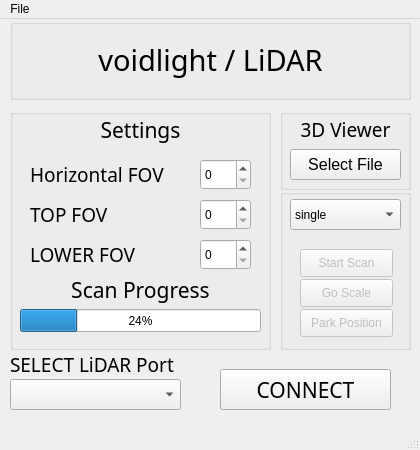
<?xml version="1.0" encoding="UTF-8"?>
<ui version="4.0">
 <class>MainWindow</class>
 <widget class="QMainWindow" name="MainWindow">
  <property name="enabled">
   <bool>true</bool>
  </property>
  <property name="geometry">
   <rect>
    <x>0</x>
    <y>0</y>
    <width>420</width>
    <height>450</height>
   </rect>
  </property>
  <property name="minimumSize">
   <size>
    <width>420</width>
    <height>450</height>
   </size>
  </property>
  <property name="maximumSize">
   <size>
    <width>420</width>
    <height>450</height>
   </size>
  </property>
  <property name="windowTitle">
   <string>LiDAR SCAN</string>
  </property>
  <property name="tabShape">
   <enum>QTabWidget::Rounded</enum>
  </property>
  <widget class="QWidget" name="centralwidget">
   <widget class="QGroupBox" name="groupBox">
    <property name="geometry">
     <rect>
      <x>10</x>
      <y>0</y>
      <width>401</width>
      <height>81</height>
     </rect>
    </property>
    <property name="title">
     <string/>
    </property>
    <widget class="QLabel" name="title">
     <property name="geometry">
      <rect>
       <x>10</x>
       <y>10</y>
       <width>381</width>
       <height>61</height>
      </rect>
     </property>
     <property name="font">
      <font>
       <family>Underwood Champion</family>
       <pointsize>22</pointsize>
      </font>
     </property>
     <property name="text">
      <string>voidlight / LiDAR</string>
     </property>
     <property name="alignment">
      <set>Qt::AlignCenter</set>
     </property>
    </widget>
   </widget>
   <widget class="QGroupBox" name="groupBox_2">
    <property name="geometry">
     <rect>
      <x>10</x>
      <y>90</y>
      <width>261</width>
      <height>241</height>
     </rect>
    </property>
    <property name="title">
     <string/>
    </property>
    <widget class="QProgressBar" name="scan_progress">
     <property name="enabled">
      <bool>true</bool>
     </property>
     <property name="geometry">
      <rect>
       <x>10</x>
       <y>200</y>
       <width>241</width>
       <height>23</height>
      </rect>
     </property>
     <property name="value">
      <number>24</number>
     </property>
    </widget>
    <widget class="QLabel" name="label_2">
     <property name="geometry">
      <rect>
       <x>10</x>
       <y>160</y>
       <width>241</width>
       <height>41</height>
      </rect>
     </property>
     <property name="font">
      <font>
       <family>Calibri Light</family>
       <pointsize>16</pointsize>
      </font>
     </property>
     <property name="text">
      <string>Scan Progress</string>
     </property>
     <property name="alignment">
      <set>Qt::AlignCenter</set>
     </property>
    </widget>
    <widget class="QLabel" name="label_3">
     <property name="geometry">
      <rect>
       <x>10</x>
       <y>0</y>
       <width>241</width>
       <height>41</height>
      </rect>
     </property>
     <property name="font">
      <font>
       <family>Calibri Light</family>
       <pointsize>16</pointsize>
      </font>
     </property>
     <property name="text">
      <string>Settings</string>
     </property>
     <property name="alignment">
      <set>Qt::AlignCenter</set>
     </property>
    </widget>
    <widget class="QSpinBox" name="fov">
     <property name="enabled">
      <bool>true</bool>
     </property>
     <property name="geometry">
      <rect>
       <x>190</x>
       <y>50</y>
       <width>51</width>
       <height>31</height>
      </rect>
     </property>
    </widget>
    <widget class="QSpinBox" name="fov_high">
     <property name="enabled">
      <bool>true</bool>
     </property>
     <property name="geometry">
      <rect>
       <x>190</x>
       <y>90</y>
       <width>51</width>
       <height>31</height>
      </rect>
     </property>
    </widget>
    <widget class="QSpinBox" name="fov_low">
     <property name="enabled">
      <bool>true</bool>
     </property>
     <property name="geometry">
      <rect>
       <x>190</x>
       <y>130</y>
       <width>51</width>
       <height>31</height>
      </rect>
     </property>
    </widget>
    <widget class="QLabel" name="label_4">
     <property name="geometry">
      <rect>
       <x>20</x>
       <y>50</y>
       <width>151</width>
       <height>31</height>
      </rect>
     </property>
     <property name="font">
      <font>
       <family>Calibri Light</family>
       <pointsize>14</pointsize>
      </font>
     </property>
     <property name="text">
      <string>Horizontal FOV</string>
     </property>
     <property name="alignment">
      <set>Qt::AlignLeading|Qt::AlignLeft|Qt::AlignVCenter</set>
     </property>
    </widget>
    <widget class="QLabel" name="label_5">
     <property name="geometry">
      <rect>
       <x>20</x>
       <y>90</y>
       <width>151</width>
       <height>31</height>
      </rect>
     </property>
     <property name="font">
      <font>
       <family>Calibri Light</family>
       <pointsize>14</pointsize>
      </font>
     </property>
     <property name="text">
      <string>TOP FOV</string>
     </property>
     <property name="alignment">
      <set>Qt::AlignLeading|Qt::AlignLeft|Qt::AlignVCenter</set>
     </property>
    </widget>
    <widget class="QLabel" name="label_6">
     <property name="geometry">
      <rect>
       <x>20</x>
       <y>130</y>
       <width>151</width>
       <height>31</height>
      </rect>
     </property>
     <property name="font">
      <font>
       <family>Calibri Light</family>
       <pointsize>14</pointsize>
      </font>
     </property>
     <property name="text">
      <string>LOWER FOV</string>
     </property>
     <property name="alignment">
      <set>Qt::AlignLeading|Qt::AlignLeft|Qt::AlignVCenter</set>
     </property>
    </widget>
   </widget>
   <widget class="QGroupBox" name="groupBox_3">
    <property name="geometry">
     <rect>
      <x>280</x>
      <y>90</y>
      <width>131</width>
      <height>81</height>
     </rect>
    </property>
    <property name="title">
     <string/>
    </property>
    <widget class="QLabel" name="label_7">
     <property name="geometry">
      <rect>
       <x>10</x>
       <y>0</y>
       <width>111</width>
       <height>41</height>
      </rect>
     </property>
     <property name="font">
      <font>
       <family>Calibri Light</family>
       <pointsize>14</pointsize>
      </font>
     </property>
     <property name="text">
      <string>3D Viewer</string>
     </property>
     <property name="alignment">
      <set>Qt::AlignCenter</set>
     </property>
    </widget>
    <widget class="QPushButton" name="file_select">
     <property name="enabled">
      <bool>true</bool>
     </property>
     <property name="geometry">
      <rect>
       <x>10</x>
       <y>40</y>
       <width>111</width>
       <height>31</height>
      </rect>
     </property>
     <property name="font">
      <font>
       <pointsize>12</pointsize>
      </font>
     </property>
     <property name="text">
      <string>Select File</string>
     </property>
    </widget>
   </widget>
   <widget class="QGroupBox" name="groupBox_4">
    <property name="geometry">
     <rect>
      <x>280</x>
      <y>170</y>
      <width>131</width>
      <height>161</height>
     </rect>
    </property>
    <property name="title">
     <string/>
    </property>
    <widget class="QPushButton" name="scan_scale">
     <property name="enabled">
      <bool>false</bool>
     </property>
     <property name="geometry">
      <rect>
       <x>20</x>
       <y>90</y>
       <width>93</width>
       <height>28</height>
      </rect>
     </property>
     <property name="text">
      <string>Go Scale</string>
     </property>
    </widget>
    <widget class="QPushButton" name="scan_start">
     <property name="enabled">
      <bool>false</bool>
     </property>
     <property name="geometry">
      <rect>
       <x>20</x>
       <y>60</y>
       <width>93</width>
       <height>28</height>
      </rect>
     </property>
     <property name="text">
      <string>Start Scan</string>
     </property>
    </widget>
    <widget class="QPushButton" name="scan_park">
     <property name="enabled">
      <bool>false</bool>
     </property>
     <property name="geometry">
      <rect>
       <x>20</x>
       <y>120</y>
       <width>93</width>
       <height>28</height>
      </rect>
     </property>
     <property name="text">
      <string>Park Position</string>
     </property>
    </widget>
    <widget class="QComboBox" name="scan_mode">
     <property name="geometry">
      <rect>
       <x>10</x>
       <y>10</y>
       <width>111</width>
       <height>31</height>
      </rect>
     </property>
     <item>
      <property name="text">
       <string>single</string>
      </property>
     </item>
     <item>
      <property name="text">
       <string>quad</string>
      </property>
     </item>
    </widget>
   </widget>
   <widget class="QComboBox" name="ports">
    <property name="geometry">
     <rect>
      <x>10</x>
      <y>360</y>
      <width>171</width>
      <height>31</height>
     </rect>
    </property>
   </widget>
   <widget class="QLabel" name="label_8">
    <property name="geometry">
     <rect>
      <x>10</x>
      <y>330</y>
      <width>191</width>
      <height>31</height>
     </rect>
    </property>
    <property name="font">
     <font>
      <family>Calibri Light</family>
      <pointsize>14</pointsize>
     </font>
    </property>
    <property name="text">
     <string>SELECT LiDAR Port</string>
    </property>
    <property name="alignment">
     <set>Qt::AlignLeading|Qt::AlignLeft|Qt::AlignVCenter</set>
    </property>
   </widget>
   <widget class="QPushButton" name="connect">
    <property name="geometry">
     <rect>
      <x>220</x>
      <y>350</y>
      <width>171</width>
      <height>41</height>
     </rect>
    </property>
    <property name="font">
     <font>
      <family>Calibri Light</family>
      <pointsize>16</pointsize>
     </font>
    </property>
    <property name="text">
     <string>CONNECT</string>
    </property>
   </widget>
  </widget>
  <widget class="QMenuBar" name="menubar">
   <property name="geometry">
    <rect>
     <x>0</x>
     <y>0</y>
     <width>420</width>
     <height>20</height>
    </rect>
   </property>
   <widget class="QMenu" name="menuFile">
    <property name="title">
     <string>File</string>
    </property>
    <addaction name="quit"/>
    <addaction name="about"/>
   </widget>
   <addaction name="menuFile"/>
  </widget>
  <widget class="QStatusBar" name="statusbar"/>
  <action name="quit">
   <property name="text">
    <string>Quit</string>
   </property>
   <property name="shortcut">
    <string>Ctrl+Q</string>
   </property>
  </action>
  <action name="about">
   <property name="text">
    <string>About</string>
   </property>
  </action>
 </widget>
 <tabstops>
  <tabstop>fov</tabstop>
  <tabstop>fov_high</tabstop>
  <tabstop>fov_low</tabstop>
  <tabstop>file_select</tabstop>
  <tabstop>scan_scale</tabstop>
  <tabstop>scan_start</tabstop>
  <tabstop>scan_park</tabstop>
  <tabstop>scan_mode</tabstop>
  <tabstop>ports</tabstop>
  <tabstop>connect</tabstop>
 </tabstops>
 <resources/>
 <connections/>
</ui>
